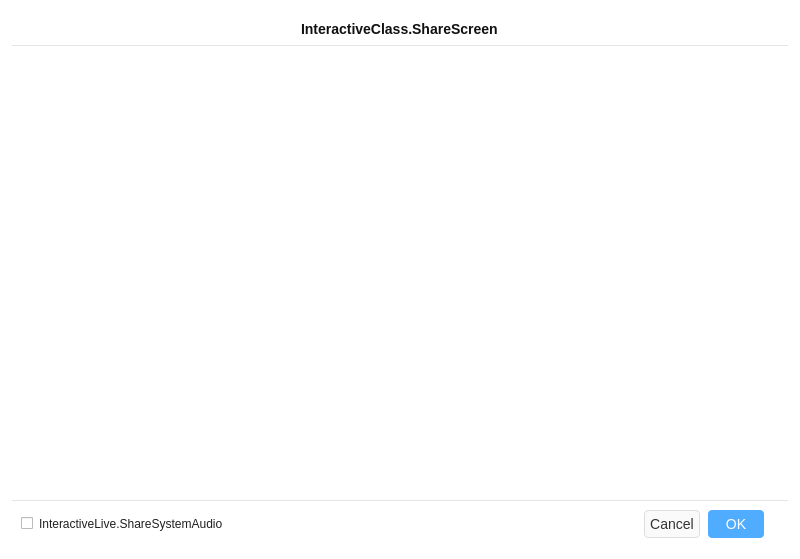
<?xml version="1.0" encoding="UTF-8"?>
<ui version="4.0">
 <class>ShareScreenSelectDlg</class>
 <widget class="QDialog" name="ShareScreenSelectDlg">
  <property name="geometry">
   <rect>
    <x>0</x>
    <y>0</y>
    <width>800</width>
    <height>559</height>
   </rect>
  </property>
  <property name="sizePolicy">
   <sizepolicy hsizetype="Fixed" vsizetype="Fixed">
    <horstretch>0</horstretch>
    <verstretch>0</verstretch>
   </sizepolicy>
  </property>
  <property name="minimumSize">
   <size>
    <width>800</width>
    <height>559</height>
   </size>
  </property>
  <property name="maximumSize">
   <size>
    <width>800</width>
    <height>559</height>
   </size>
  </property>
  <property name="windowTitle">
   <string>Dialog</string>
  </property>
  <property name="styleSheet">
   <string notr="true">QDialog#ShareScreenSelectDlg{
background-color:#FFFFFF; border-radius:3px;
}</string>
  </property>
  <layout class="QHBoxLayout" name="horizontalLayout_3">
   <property name="spacing">
    <number>0</number>
   </property>
   <property name="leftMargin">
    <number>12</number>
   </property>
   <property name="topMargin">
    <number>12</number>
   </property>
   <property name="rightMargin">
    <number>12</number>
   </property>
   <property name="bottomMargin">
    <number>12</number>
   </property>
   <item>
    <widget class="QFrame" name="frame">
     <property name="styleSheet">
      <string notr="true"> QFrame#frame {
     font-family:&quot;微软雅黑&quot;;
     background: #FFFFFF;
  box-shadow: 0 2px 5px 0 #D2D2D2;
  border-radius: 4px;
     }

QScrollBar:vertical{
width: 8px;
background: #FFFFFF;
border:none;
border-radius: 0px;
}
QScrollBar::handle:vertical{
width: 6px;
min-height: 16px;
border-radius: 3px;
border:none;
background: rgba(238,238,238,255);
margin-left:1px;
margin-right:1px;
}
QScrollBar::handle:vertical:hover{
background: #9E9E9E;
}
QScrollBar::add-line:vertical {
border: none;
height: 0px;
}

QScrollBar::sub-line:vertical {
border: none;
height: 0px;
}
QScrollBar::add-page:vertical, QScrollBar::sub-page:vertical {
background: transparent;
}</string>
     </property>
     <property name="frameShape">
      <enum>QFrame::StyledPanel</enum>
     </property>
     <property name="frameShadow">
      <enum>QFrame::Raised</enum>
     </property>
     <layout class="QVBoxLayout" name="verticalLayout">
      <property name="spacing">
       <number>0</number>
      </property>
      <property name="leftMargin">
       <number>0</number>
      </property>
      <property name="topMargin">
       <number>0</number>
      </property>
      <property name="rightMargin">
       <number>0</number>
      </property>
      <property name="bottomMargin">
       <number>0</number>
      </property>
      <item>
       <widget class="QWidget" name="title" native="true">
        <property name="maximumSize">
         <size>
          <width>16777215</width>
          <height>46</height>
         </size>
        </property>
        <property name="styleSheet">
         <string notr="true">QWidget#title{
   border-bottom:1px solid #E5E5E5;
}</string>
        </property>
        <layout class="QVBoxLayout" name="verticalLayout_3">
         <item alignment="Qt::AlignHCenter">
          <widget class="QLabel" name="label_2">
           <property name="styleSheet">
            <string notr="true">QLabel#label_2{
font-family:&quot;微软雅黑&quot;;
font-size: 14px;
color:#111111;
font-weight:bold;
}</string>
           </property>
           <property name="text">
            <string>InteractiveClass.ShareScreen</string>
           </property>
          </widget>
         </item>
        </layout>
       </widget>
      </item>
      <item>
       <widget class="QWidget" name="widget_3" native="true">
        <property name="maximumSize">
         <size>
          <width>16777215</width>
          <height>16777215</height>
         </size>
        </property>
        <property name="styleSheet">
         <string notr="true">QWidget#widget_3{
   border-bottom:1px solid #E5E5E5;
}</string>
        </property>
        <layout class="QHBoxLayout" name="horizontalLayout_2">
         <property name="leftMargin">
          <number>25</number>
         </property>
         <property name="topMargin">
          <number>16</number>
         </property>
         <property name="rightMargin">
          <number>16</number>
         </property>
         <property name="bottomMargin">
          <number>12</number>
         </property>
         <item>
          <widget class="QListWidget" name="window_list">
           <property name="styleSheet">
            <string notr="true">QListWidget{
border:0px ;
outline:0px;
}

QListWidget::Item:hover,
QListWidget::Item:selected {
    background-color:rgba(22, 29, 36, 0);
}</string>
           </property>
           <property name="frameShape">
            <enum>QFrame::NoFrame</enum>
           </property>
           <property name="verticalScrollBarPolicy">
            <enum>Qt::ScrollBarAsNeeded</enum>
           </property>
           <property name="flow">
            <enum>QListView::LeftToRight</enum>
           </property>
           <property name="isWrapping" stdset="0">
            <bool>true</bool>
           </property>
          </widget>
         </item>
        </layout>
       </widget>
      </item>
      <item>
       <widget class="QWidget" name="bottom" native="true">
        <property name="maximumSize">
         <size>
          <width>16777215</width>
          <height>60</height>
         </size>
        </property>
        <layout class="QHBoxLayout" name="horizontalLayout">
         <property name="spacing">
          <number>8</number>
         </property>
         <property name="rightMargin">
          <number>24</number>
         </property>
         <item>
          <widget class="QCheckBox" name="openDesktopAudio">
           <property name="styleSheet">
            <string notr="true">QCheckBox#openDesktopAudio{
font-size: 12px;
color: #202020;
}

QCheckBox::indicator {
    /* 选择框尺寸 */
    width:12px;
    height:12px;
}

QCheckBox::indicator:unchecked
{
	image: url(:/res/images/checkbox_unchecked.png);
}

QCheckBox::indicator:checked
{
	image: url(:/res/images/checkbox_checked.png);
}</string>
           </property>
           <property name="text">
            <string>InteractiveLive.ShareSystemAudio</string>
           </property>
          </widget>
         </item>
         <item>
          <spacer name="horizontalSpacer">
           <property name="orientation">
            <enum>Qt::Horizontal</enum>
           </property>
           <property name="sizeHint" stdset="0">
            <size>
             <width>40</width>
             <height>20</height>
            </size>
           </property>
          </spacer>
         </item>
         <item>
          <widget class="QPushButton" name="cancelBtn">
           <property name="minimumSize">
            <size>
             <width>56</width>
             <height>28</height>
            </size>
           </property>
           <property name="styleSheet">
            <string notr="true">QPushButton#cancelBtn {
background: #FAFAFA;
border: 1px solid #DEDEDE;
border-radius: 4px;
font-size:14px;
font-family:&quot;微软雅黑&quot;;
color:#333333;
}</string>
           </property>
           <property name="text">
            <string>Cancel</string>
           </property>
          </widget>
         </item>
         <item>
          <widget class="QPushButton" name="okBtn">
           <property name="minimumSize">
            <size>
             <width>56</width>
             <height>28</height>
            </size>
           </property>
           <property name="styleSheet">
            <string notr="true">QPushButton#okBtn {
background: #4FACFF;
border-radius: 4px;
font-size:14px;
font-family:&quot;微软雅黑&quot;;
color: #FFFFFF;
}</string>
           </property>
           <property name="text">
            <string>OK</string>
           </property>
          </widget>
         </item>
        </layout>
       </widget>
      </item>
     </layout>
    </widget>
   </item>
  </layout>
 </widget>
 <resources>
  <include location="demo.qrc"/>
 </resources>
 <connections/>
</ui>
